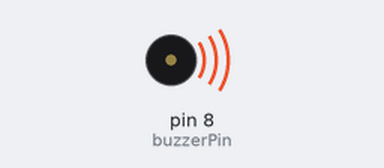
Simulated run of this sketch. Board: Arduino Uno, built with avr-gcc and run on an emulated ATmega328P. Shown: buzzer (waves = sounding).

Above: at 1.0 s.
At 7.0 s:
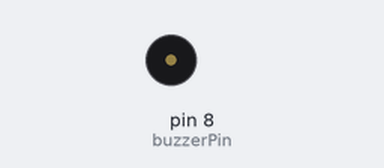
Timing chart, 0 to 8.4 s (numbered marks = the images above):
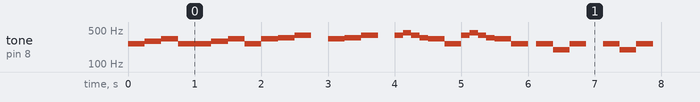

Measured:
- by itself, tone on pin 8 (buzzerPin): plays 262 Hz for 0.25 s, 294 Hz for 0.25 s, 330 Hz for 0.25 s, 262 Hz for 0.50 s, 294 Hz for 0.25 s, 330 Hz for 0.25 s … (314 notes in this stretch)

The sketch:

BuzzerMusicWithTempo.ino
```cpp
/*
  BuzzerWithTempo
  演奏兩隻老虎曲目，有節奏，循環播放
  pin2接到Buzzer正極
 */
const int buzzerPin = 8; // pin2接到Buzzer正極
int duration = 125;  // 每個音符的時間長度
char noteChar[] =     {'C','D','E','F','G','A','B','1','2','3','4','5','6','7'}; //兩個八度音符的代號
byte noteLen=sizeof(noteChar);
int freqMap[] = {131,147,165,175,196,220,247,262,294,330,349,392,440,494};//音符的代號頻率
char songTwoTiger[]="12311231345 345 565431565431 1G1 1G1";    //簡譜，空白代表休止符
byte songLen=sizeof(songTwoTiger)-1;
char tempoMap[]="222222222222222211112211112212222222";//節奏表，對應簡譜的每個音符
void setup()
{//無須設定pin模式
  //Serial.begin(9600);
}
void loop()
{
  for (int i = 0; i < songLen; i++)// 根據簡譜播放音樂
  {
    //將ascii轉成數值，算出duration的時間
    duration=((int)(tempoMap[i]-'0'))*125;
    playNote(songTwoTiger[i], duration);
    //Serial.println(songTwoTiger[i]);
  }
  delay(5000); // 與下次播放的時間間隔為5秒
}

void playNote(char note, int duration)
{
  // 根據傳入的音符播出
  for (int i = 0; i < noteLen; i++)
  {
    // 比對簡譜的音符與音符表，找出其頻率並播放
    if (noteChar[i] == note)
      tone(buzzerPin, freqMap[i], duration);
  }
  // 若無符合的，則靜默，作為休止音
  delay(duration);
}
```
